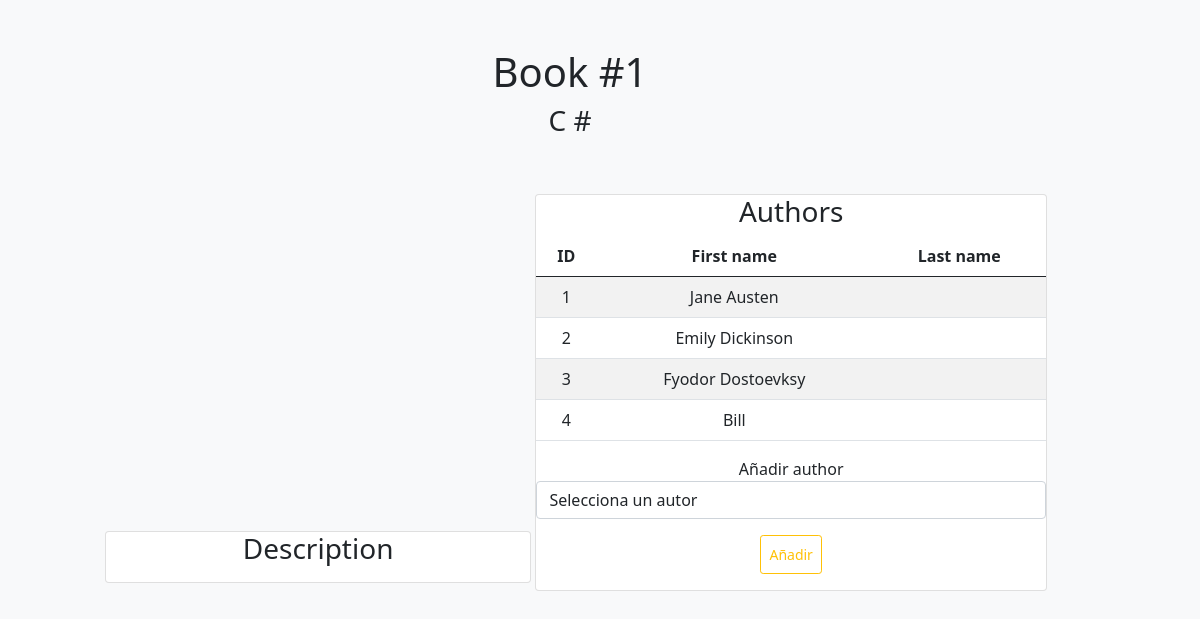
The page /books/1/ on the database as committed earlier.
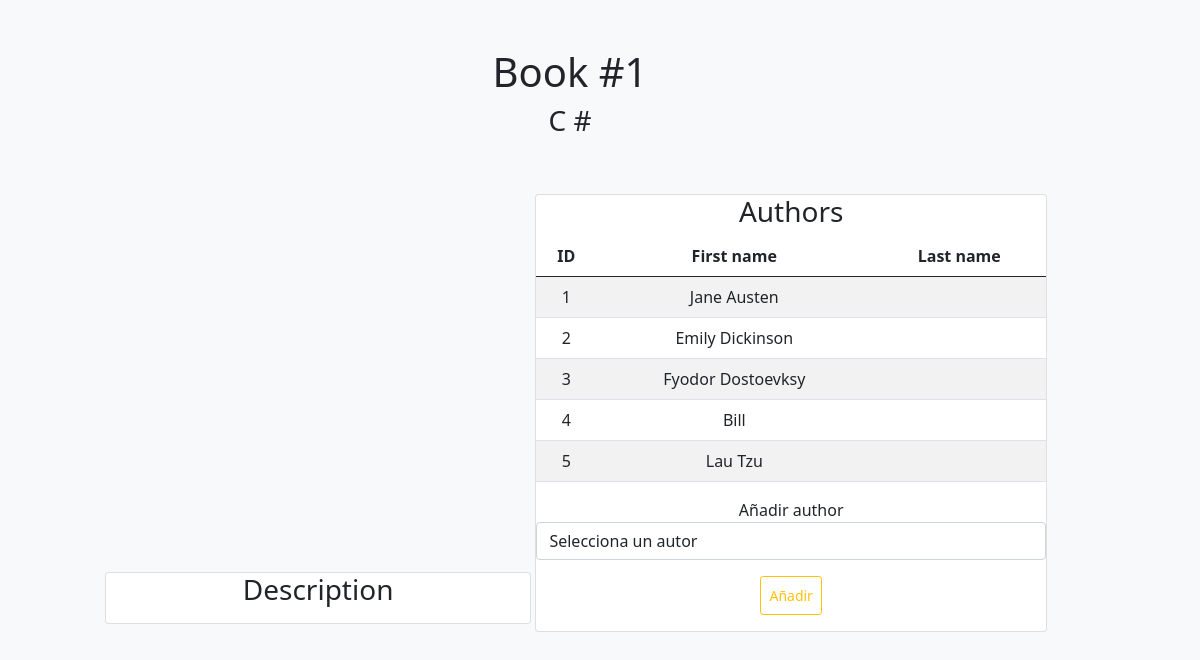
The same page on the database as committed later.
### books_authors_app/models.py (models this page shows)
class Publisher(models.Model):
    id = models.AutoField(primary_key=True)
    first_name = models.CharField(max_length=255)
    last_name = models.CharField(max_length=255, default="")
    books = models.ManyToManyField(Book, related_name="publishers")
    notes = models.TextField(default="")
    created_at = models.DateTimeField(auto_now_add=True)
    updated_at = models.DateTimeField(auto_now=True)

### books_authors_app/views.py (the view)
# urls.py: path('books/<int:libro_id>/', views.view_book, name='libro_id'),
def view_book(request, libro_id):
    book_id= libro_id
    book_authors= Publisher.objects.filter(books__id=book_id)
    context={
        "book":Book.objects.get(id=book_id),
        "publishers": Publisher.objects.all(),
        "book_authors": book_authors
    }
    return render(request, 'view_book.html', context)

### books_authors_app/templates/view_book.html (shortened to what this page needs)
<!DOCTYPE html>
<html lang="en">
<head>
    <link href="https://cdn.jsdelivr.net/npm/bootstrap@5.0.0/dist/css/bootstrap.min.css" rel="stylesheet">
</head>
<body class='bg-light'>
    <div class='container d-inline-block'>
        <div class="col-sm-6 text-center offset-sm-3 mt-4 p-4 " >
            <h1>Book #{{ book.id }}</h1>
            <h3> {{ book.title }}</h3>
        </div>
        <br>
        <div class = "offset-sm-1">
            <div class="card col col-sm-5 d-inline-block ">
                <h3 class="text-center">Description</h3>
            </div>
            <div class="card col col-sm-6 d-inline-block ">
                <h3 class="text-center">Authors</h3>
                <table class="table table-striped  text-center  ">
                    <thead>
                        <tr>
                            <th>ID</th>
                            <th>First name</th>
                            <th>Last name</th>
                        </tr>
                    </thead>
                    <tbody>
                        {% for author in book_authors %}
                            <tr>
                                <td>{{author.id}}</td>
                                <td>{{author.first_name}}</td>
                                <td>{{author.last_name}}</td>
                            </tr>
                        {% endfor %}
                    </tbody>
                </table>
                <div class= "text-center" >
                    <form action="/add_author" method="POST">
                        <label for="">Añadir author</label>
                        <select name="author_id" id="author_id" class="form-control">
                            <option value="0" selected>Selecciona un autor</option>
                        </select>
                        <button type="submit" class="btn btn-sm btn-outline-warning m-3 p-2">Añadir</button>
                    </form>
                </div>
            </div>
        </div>
        <br>
    </div>
</body>
</html>

Rows that differ between the two databases and show on the page:
now on this page (row edited): Publisher: id "5", first_name "Lau Tzu"
